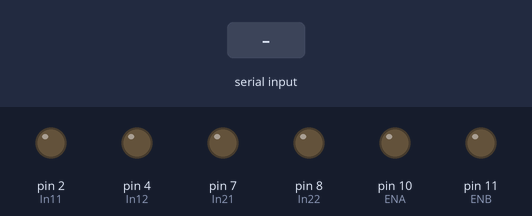
Simulated run of this sketch. Board: Arduino Uno, built with avr-gcc and run on an emulated ATmega328P. Shown: output pins drawn as LEDs (lit = HIGH). The test bench sets the inputs (shaded band).

Above: at 1.2 s.
1.3 s: "1" received over Serial
At 1.7 s:
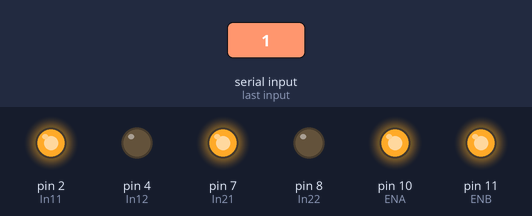
2.8 s: "2" received over Serial
At 4.0 s:
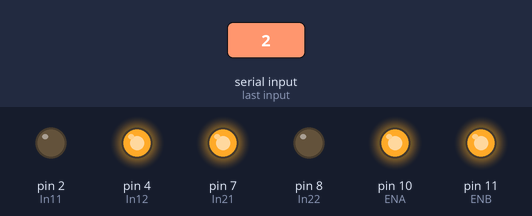
4.3 s: "3" received over Serial
At 5.2 s:
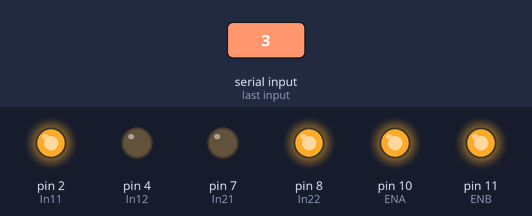
5.8 s: "4" received over Serial
At 6.3 s:
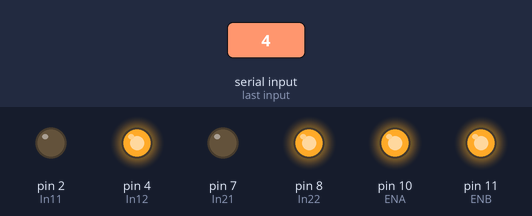
7.3 s: "0" received over Serial
At 8.7 s:
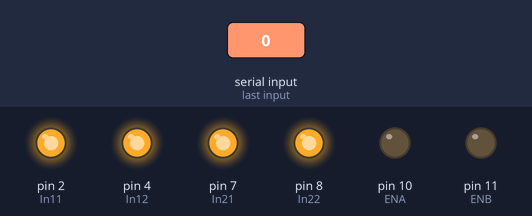
Timing chart, 0 to 9.8 s (numbered marks = the images above; inputs shaded):
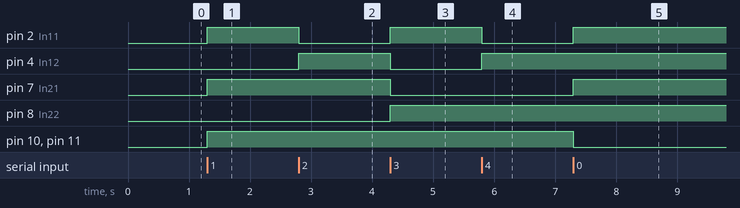

The sketch:

MOT.ino
```cpp
#include <SoftwareSerial.h>


#define In11 2
#define In12 4
#define ENA 10
#define ENB 11
#define In21 7
#define In22 8

int state = 0;
void setup()
{


pinMode(In11,OUTPUT);
pinMode(In12,OUTPUT);
pinMode(In21,OUTPUT);
pinMode(In22,OUTPUT);
pinMode(ENA,OUTPUT);
pinMode(ENB,OUTPUT);
Serial.begin(38400);
  }

void loop()
{
   if(Serial.available() > 0)
   {
      state = Serial.read();
   }
      if(state == '1')
      {
  analogWrite(ENA,255);
  analogWrite(ENB,255);
  digitalWrite(In11,HIGH);
  digitalWrite(In12,LOW);
  digitalWrite(In21,HIGH);
  digitalWrite(In22,LOW);
  state=0;
      }
      else if(state == '2')
      {
 analogWrite(ENA,255);
  analogWrite(ENB,255);
  digitalWrite(In11,LOW);
  digitalWrite(In12,HIGH);
  digitalWrite(In21,HIGH);
  digitalWrite(In22,LOW);
  state=0;
 }
   else if(state == '3')
      {
 analogWrite(ENA,255);
  analogWrite(ENB,255);
  digitalWrite(In11,HIGH);
  digitalWrite(In12,LOW);
  digitalWrite(In21,LOW);
  digitalWrite(In22,HIGH);
  state=0;
 }

  else if(state == '4')
      {
 analogWrite(ENA,255);
  analogWrite(ENB,255);
  digitalWrite(In11,LOW);
  digitalWrite(In12,HIGH);
  digitalWrite(In21,LOW);
  digitalWrite(In22,HIGH);
  state=0;
 }
  else if(state == '0')
      {
 analogWrite(ENA,0);
  analogWrite(ENB,0);
  digitalWrite(In11,HIGH);
  digitalWrite(In12,HIGH);
  digitalWrite(In21,HIGH);
  digitalWrite(In22,HIGH);
  state=0;
 }
   }
```

Measured:
- after the input at 1.3 s, pin 2 (In11), pin 7 (In21), pin 10 (ENA), pin 11 (ENB): LOW → HIGH at once
- after the input at 2.8 s, pin 2 (In11): HIGH → LOW at once; pin 4 (In12): LOW → HIGH at once
- after the input at 4.3 s, pin 2 (In11), pin 8 (In22): LOW → HIGH at once; pin 4 (In12), pin 7 (In21): HIGH → LOW at once
- after the input at 5.8 s, pin 2 (In11): HIGH → LOW at once; pin 4 (In12): LOW → HIGH at once
- after the input at 7.3 s, pin 2 (In11), pin 7 (In21): LOW → HIGH at once; pin 10 (ENA), pin 11 (ENB): HIGH → LOW at once
